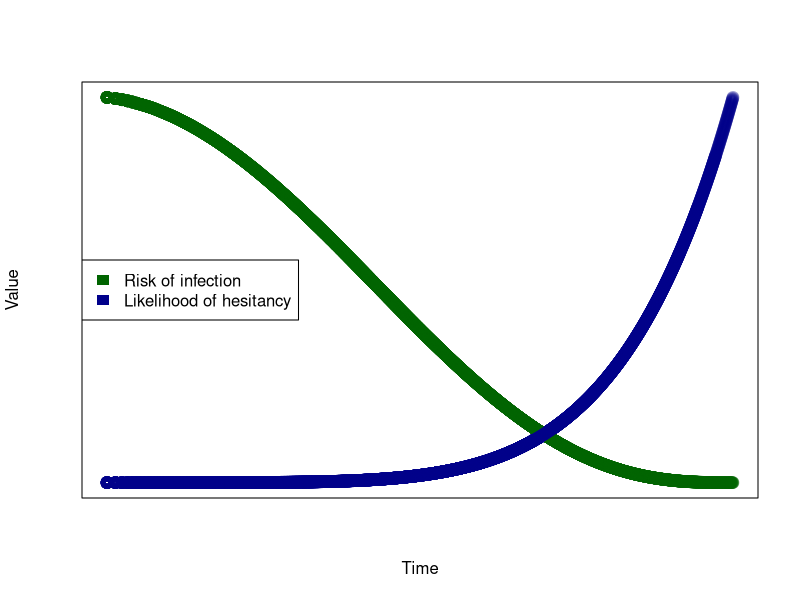
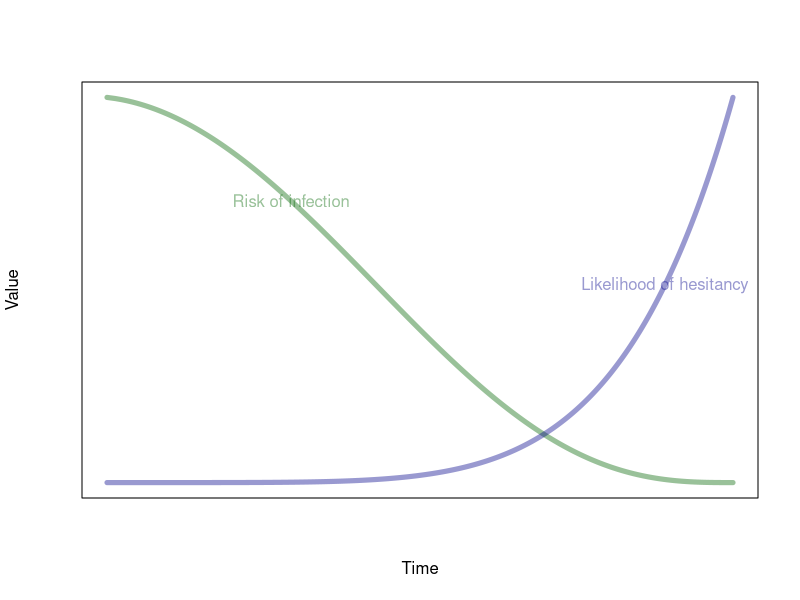
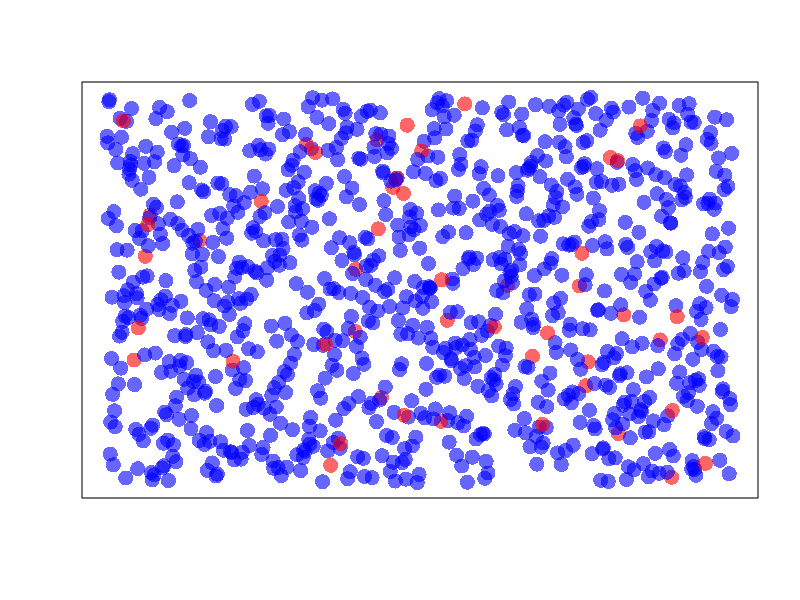
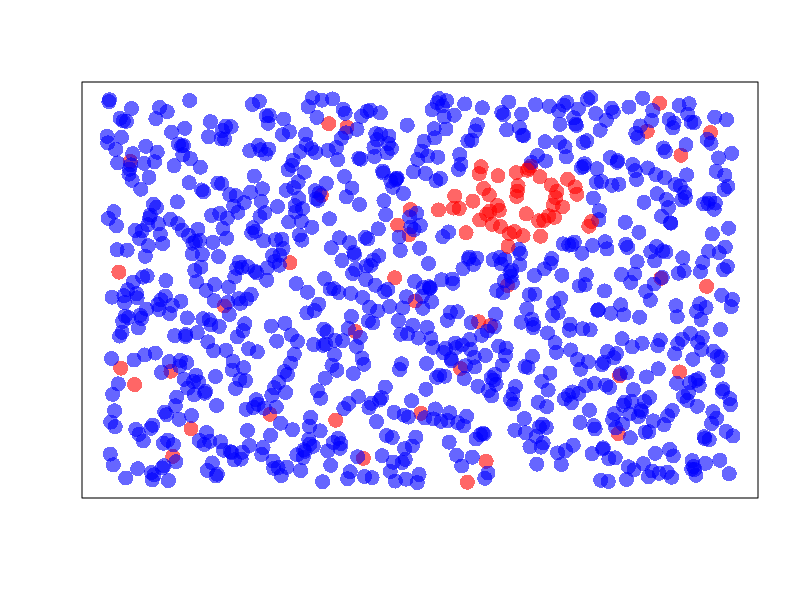
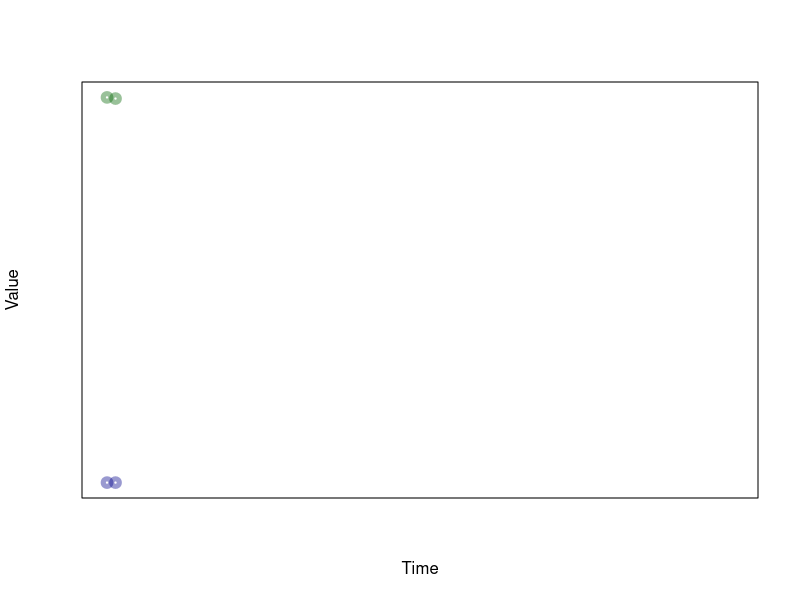
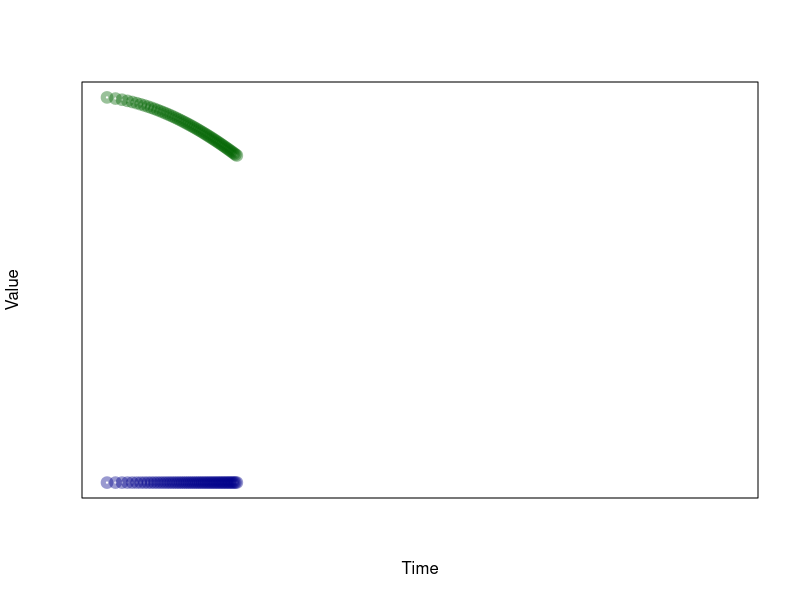
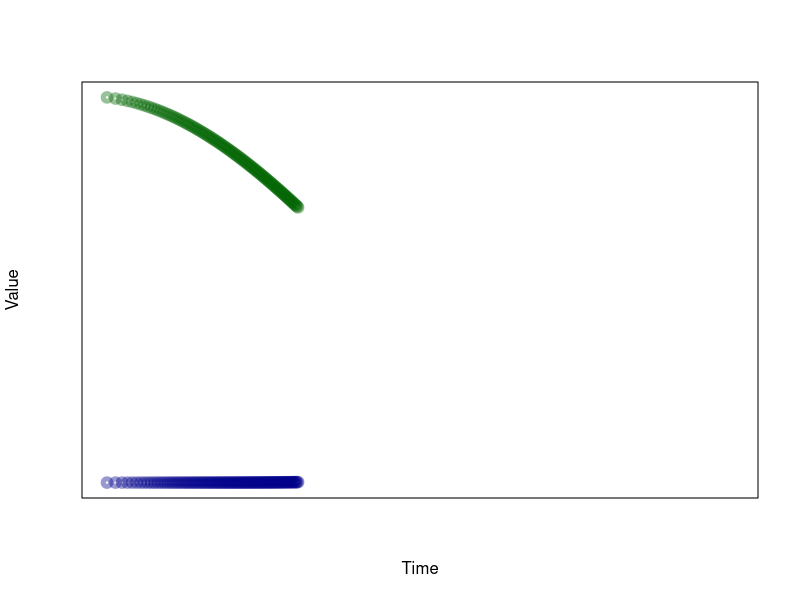
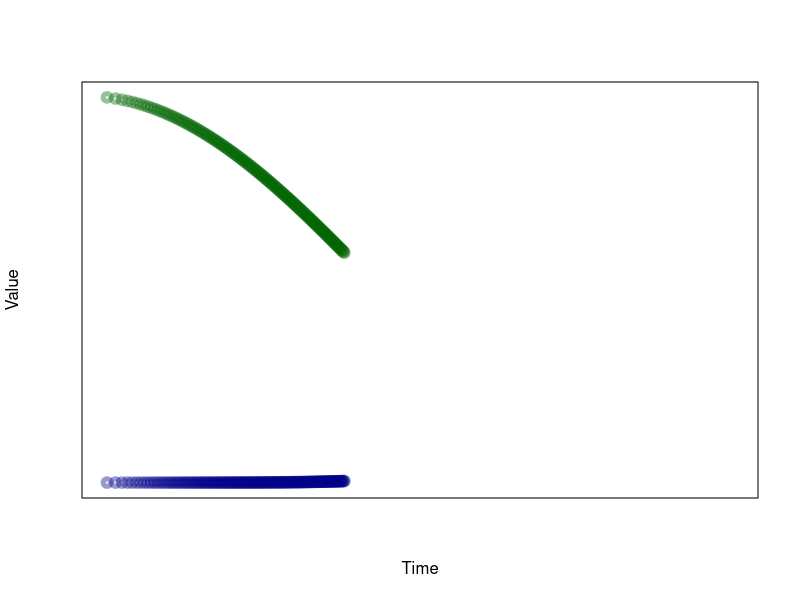

R code for these plots, in order: (Note: this script raises an error after producing the figures.)
bcol <- adjustcolor("darkgreen", alpha.f=0.4) 
ycol <- adjustcolor("darkblue", alpha.f=0.4)

x <- (1:1000)^(1/2)
y <- (1:1000)^3
plot(x,y, type = "n",
     xlab = "Time",
     ylab = "Value",
     xaxt = "n",
     yaxt = "n")

b <- rev(y)


for (i in seq(2,1000,length=20)){
  points(x[1:i],b[1:i], col = bcol, lwd = 5)
  points(x[1:i],y[1:i], col = ycol, lwd =5)
  Sys.sleep(time = 0.1)
}

legend(x="left",
       fill = c("darkgreen", "darkblue"),
       border = NA,
       legend = c("Risk of infection", "Likelihood of hesitancy"))

setwd("C:/Users/BrewJR/Documents/uf/phc6016/")
for (i in seq(2,1000,length=20)){
  png(filename = paste0("ts",i, ".png"))
  
  plot(x,y, type = "n",
       xlab = "Time",
       ylab = "Value",
       xaxt = "n",
       yaxt = "n")
  points(x[1:i],b[1:i], col = bcol, lwd = 5)
  points(x[1:i],y[1:i], col = ycol, lwd =5)
  dev.off() 
}



plot(x,y, type = "n",
     xlab = "Time",
     ylab = "Value",
     xaxt = "n",
     yaxt = "n")

lines(x,b, col = bcol, lwd = 5)
text(x[100], b[100],
     labels = "Risk of infection",
     col = bcol)


lines(x,y, col = ycol, lwd =5)
text(x[800], y[800],
     labels = "Likelihood of hesitancy",
     col = ycol)



x <- sample(1:1000, 1000)
y <- sample(1:1000, 1000)


mycol <- sample(c(rep("blue", 19), "red"), 1000, replace = TRUE)
mycol <- adjustcolor(mycol, alpha.f=0.6)

plot(x,y, col = mycol, pch = 16, cex =2,
     xaxt = "n", xlab = NA, yaxt = "n", ylab = NA)


mydata <- matrix(cbind(x,y), ncol = 2)
z <- kmeans(mydata, 25)
mydata <- data.frame(mydata)
mydata$cluster <- z$cluster

mydata$col <- ifelse(mydata$cluster == 1, "red", "blue")
mydata$col[1:40] <- "red"
mydata$col <- adjustcolor(mydata$col, alpha.f=0.6)

plot(x,y, col = mydata$col, pch = 16, cex =2,
     xaxt = "n", xlab = NA, yaxt = "n", ylab = NA)

for (i in 30:11){
  mydata <- matrix(cbind(x,y), ncol = 2)
  z <- kmeans(mydata, i)
  mydata <- data.frame(mydata)
  mydata$cluster <- z$cluster
  
  mydata$col <- ifelse(mydata$cluster == 1, "red", "blue")
  mydata$col[sample(1:nrow(mydata),i)] <- "red"
  mydata$col <- adjustcolor(mydata$col, alpha.f=0.6)
  
  png(filename = paste0("cluster",(1/i)*40, ".png"))
  
  plot(x,y, col = mydata$col, pch = 16, cex =2,
       xaxt = "n", xlab = NA, yaxt = "n", ylab = NA)
  dev.off()  
}

